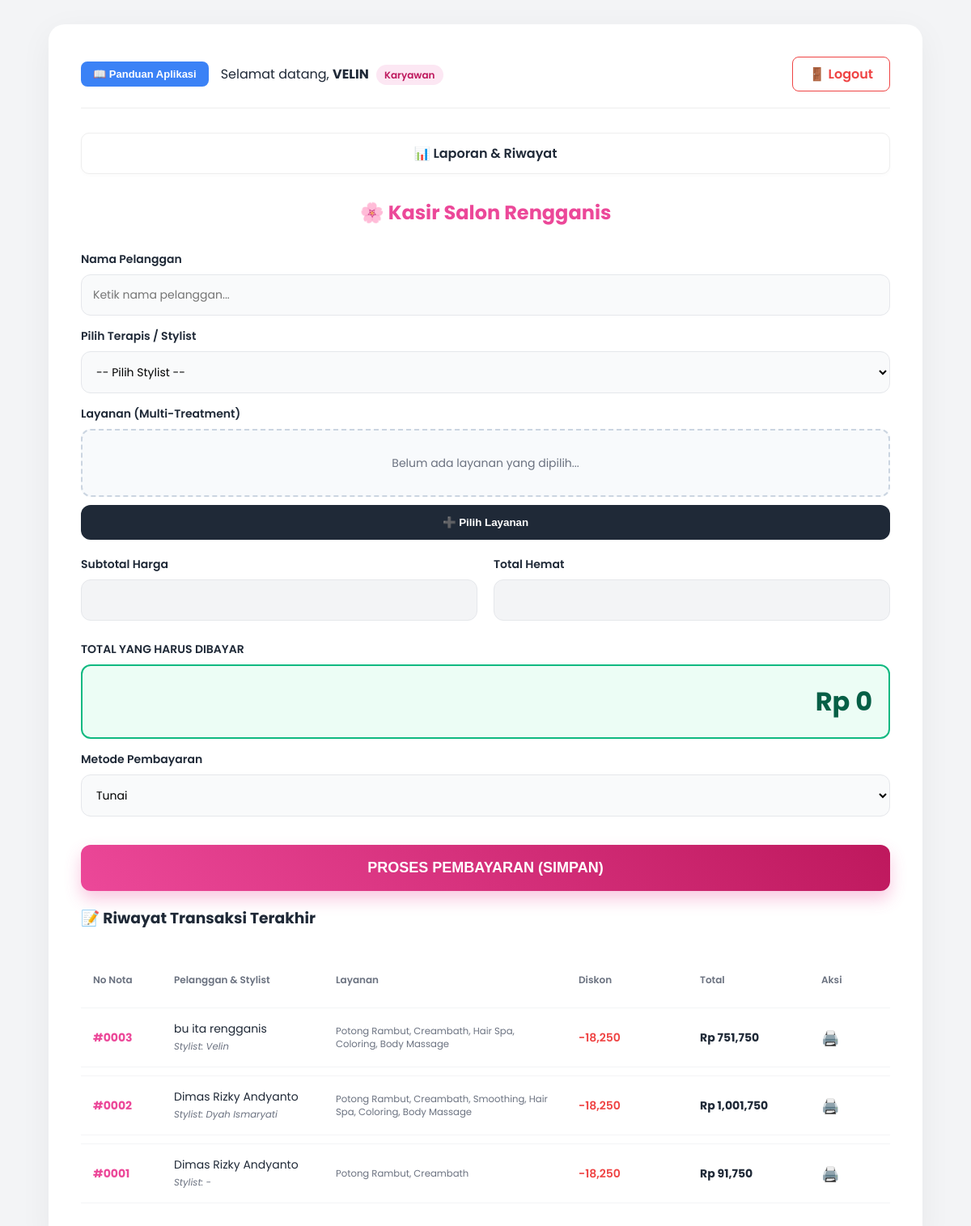
Page /index.php (signed in) on the committed database.
### tables this page shows
CREATE TABLE transaksi (
        id INTEGER PRIMARY KEY AUTOINCREMENT,
        tanggal DATE NOT NULL,
        jam TIME NOT NULL,
        nama_pelanggan TEXT,
        jenis_layanan TEXT NOT NULL,
        harga REAL NOT NULL,
        diskon REAL DEFAULT 0,
        total_bayar REAL NOT NULL,
        catatan TEXT
    , metode_pembayaran TEXT DEFAULT 'Tunai', no_nota INTEGER DEFAULT 0, terapis TEXT DEFAULT '-');

### index.php (the view, shortened to what this page needs)
<?php
$db_file = __DIR__ . '/salon.db';
try {
    $db = new PDO("sqlite:" . $db_file);
    $db->setAttribute(PDO::ATTR_ERRMODE, PDO::ERRMODE_EXCEPTION);
} catch (PDOException $e) {
    die("Gagal koneksi database: " . $e->getMessage());
}
try { $db->query("SELECT no_nota FROM transaksi LIMIT 1"); } catch (Exception $e) { $db->exec("ALTER TABLE transaksi ADD COLUMN no_nota INTEGER DEFAULT 0"); }
try { $db->query("SELECT terapis FROM transaksi LIMIT 1"); } catch (Exception $e) { $db->exec("ALTER TABLE transaksi ADD COLUMN terapis TEXT DEFAULT '-'"); }
$atribut_lock = (isset($_SESSION['role']) && $_SESSION['role'] == 'supervisor') ? "" : "readonly";
$opsi_metode = $db->query("SELECT * FROM master_metode");
$data_transaksi = $db->query("SELECT * FROM transaksi ORDER BY id DESC LIMIT 5");
?>
<!DOCTYPE html>
<html lang="id">
<head>
</head>
<body>
<div class="container">
    <div class="user-header">
        <div style="display: flex; align-items: center; gap: 15px;">
            <button class="btn-guide" onclick="toggleModal('modalGuide', true)">📖 Panduan Aplikasi</button>
            <div class="user-info">
                Selamat datang, <b><?= htmlspecialchars(strtoupper($_SESSION['nama'] ?? 'USER')) ?></b>
                <span class="role-badge"><?= ucfirst($_SESSION['role'] ?? 'Staff') ?></span>
            </div>
        </div>
        <a href="logout.php" class="btn-logout">🚪 Logout</a>
    </div>
    <div class="top-links">
        <a href="laporan.php" class="btn-link">📊 Laporan & Riwayat</a>
    </div>
    <h2>🌸 Kasir Salon Rengganis</h2>
    <form method="POST">
        <div class="form-group">
            <label>Nama Pelanggan</label>
            <input type="text" id="inputNama" name="nama" required autocomplete="off" placeholder="Ketik nama pelanggan...">
        </div>
        <div class="form-group">
            <label>Pilih Terapis / Stylist</label>
            <select name="terapis" required>
                <option value="">-- Pilih Stylist --</option>
            </select>
        </div>
        <div class="form-group">
            <label>Layanan (Multi-Treatment)</label>
            <div id="selectedServicesDisplay" class="selected-services-box"><span>Belum ada layanan yang dipilih...</span></div>
            <button type="button" id="btnPilihLayanan" class="btn-pilih" onclick="toggleModal('modalService', true)">➕ Pilih Layanan</button>
        </div>
        <div style="display: flex; gap: 20px; margin-top: 20px;">
            <div class="form-group" style="flex: 1;">
                <label>Subtotal Harga</label>
                <input type="number" name="harga_tampil" id="inputHarga" <?= $atribut_lock ?> onkeyup="manualEditHarga()">
            </div>
            <div class="form-group" style="flex: 1;">
                <label>Total Hemat</label>
                <input type="number" name="diskon_tampil" id="inputDiskon" readonly style="color: var(--danger); font-weight:600;">
            </div>
        </div>
        <div class="form-group" style="margin-top: 10px;">
            <label>TOTAL YANG HARUS DIBAYAR</label>
            <input type="text" id="inputTotal" readonly value="Rp 0">
        </div>
        <div class="form-group">
            <label>Metode Pembayaran</label>
            <select name="metode">
                <?php foreach($opsi_metode as $row): ?>
                    <option value="<?= $row['nama_metode'] ?>"><?= $row['nama_metode'] ?></option>
                <?php endforeach; ?>
            </select>
        </div>
        <button type="submit" name="simpan" class="btn-simpan">PROSES PEMBAYARAN (SIMPAN)</button>
    </form>
    <h3>📝 Riwayat Transaksi Terakhir</h3>
    <div style="overflow-x: auto;">
        <table>
            <thead>
                <tr>
                    <th width="10%">No Nota</th>
                    <th width="20%">Pelanggan & Stylist</th>
                    <th width="30%">Layanan</th>
                    <th width="15%">Diskon</th>
                    <th width="15%">Total</th>
                    <th width="10%">Aksi</th>
                </tr>
            </thead>
            <tbody>
                <?php foreach($data_transaksi as $row): ?>
                <tr>
                    <td style="font-weight: 700; color: var(--primary);">#<?= str_pad($row['no_nota'], 4, '0', STR_PAD_LEFT) ?></td>
                    <td>
                        <?= htmlspecialchars($row['nama_pelanggan']) ?><br>
                        <small style="color:#6b7280; font-style:italic;">Stylist: <?= htmlspecialchars($row['terapis'] ?? '-') ?></small>
                    </td>
                    <td>
                        <small style="color:#6b7280; line-height:1.4; display:block;">
                            <?= htmlspecialchars(str_replace(",", ", ", $row['jenis_layanan'])) ?>
                        </small>
                    </td>
                    <td style="color: var(--danger); font-weight:600;">
                        <?= ($row['diskon'] > 0) ? '-'.number_format($row['diskon']) : '-' ?>
                    </td>
                    <td style="font-weight: 700;">Rp <?= number_format($row['total_bayar']) ?></td>
                    <td>
                        <a href="index.php?cetak=<?= $row['id'] ?>" style="text-decoration: none; font-size:18px;">🖨️</a>
                    </td>
                </tr>
                <?php endforeach; ?>
            </tbody>
        </table>
    </div>
</div>
</body>
</html>

### index.php (style rules this page uses)
:root { --primary: #ec4899; --primary-dark: #be185d; --bg-body: #f3f4f6; --white: #ffffff; --text-dark: #1f2937; --text-light: #6b7280; --success: #10b981; --danger: #ef4444; --warning: #f59e0b; --info: #3b82f6; }
body { font-family: 'Poppins', sans-serif; background-color: var(--bg-body); padding: 30px; margin: 0; color: var(--text-dark); }
.container { max-width: 1000px; margin: 0 auto; background: var(--white); padding: 40px; border-radius: 20px; box-shadow: 0 10px 40px rgba(0,0,0,0.05); }
.user-header { display: flex; justify-content: space-between; align-items: center; margin-bottom: 30px; padding-bottom: 20px; border-bottom: 1px solid #eee; }
.role-badge { background: #fce7f3; color: var(--primary-dark); padding: 4px 10px; border-radius: 20px; font-size: 12px; font-weight: 600; margin-left: 5px; }
.btn-logout { color: var(--danger); text-decoration: none; font-weight: 600; border: 1px solid var(--danger); padding: 8px 20px; border-radius: 8px; transition: 0.3s; }
.btn-guide { background: var(--info); color: white; padding: 8px 15px; border-radius: 8px; text-decoration: none; font-weight: 600; font-size: 13px; display: flex; align-items: center; gap: 5px; cursor: pointer; border: none; }
.top-links { display: flex; gap: 15px; margin-bottom: 30px; }
.btn-link { flex: 1; text-align: center; text-decoration: none; color: var(--text-dark); font-weight: 600; background: #fff; border: 1px solid #eee; padding: 12px; border-radius: 10px; transition: 0.3s; box-shadow: 0 2px 5px rgba(0,0,0,0.02); }
h2 { text-align: center; color: var(--primary); font-weight: 700; margin-bottom: 30px; }
.form-group { margin-bottom: 15px; }
label { display: block; font-weight: 600; margin-bottom: 8px; font-size: 14px; }
input[type="text"], input[type="number"], select { width: 100%; padding: 14px; border: 1px solid #e5e7eb; border-radius: 12px; box-sizing: border-box; font-family: 'Poppins'; font-size: 14px; background: #f9fafb; }
input[readonly] { background-color: #f3f4f6; color: #9ca3af; cursor: not-allowed; }
.selected-services-box { border: 2px dashed #cbd5e1; background: #f8fafc; padding: 15px; border-radius: 12px; min-height: 50px; margin-top: 5px; font-size: 14px; color: var(--text-light); display: flex; align-items: center; justify-content: center; flex-wrap: wrap; gap: 5px; }
.btn-pilih { background: var(--text-dark); color: white; width: 100%; padding: 14px; margin-top: 10px; border-radius: 12px; border: none; font-weight: 600; cursor: pointer; }
#inputTotal { background-color: #ecfdf5; color: #065f46; font-size: 32px; font-weight: 700; border: 2px solid #10b981; height: auto; padding: 20px; text-align: right; }
.btn-simpan { width: 100%; padding: 18px; background: linear-gradient(45deg, #ec4899, #be185d); color: white; border: none; cursor: pointer; font-weight: 700; font-size: 18px; border-radius: 12px; margin-top: 20px; box-shadow: 0 10px 20px rgba(236, 72, 153, 0.3); }
table { width: 100%; border-collapse: separate; border-spacing: 0 10px; margin-top: 10px; }
th { text-align: left; padding: 15px; color: var(--text-light); font-size: 12px; font-weight: 600; }
td { background: white; padding: 15px; border-top: 1px solid #f3f4f6; border-bottom: 1px solid #f3f4f6; font-size: 14px; }

### rows in the picture
transaksi: no_nota "0003", nama_pelanggan "bu ita rengganis", terapis "Velin", jenis_layanan "Potong Rambut, Creambath, Hair Spa, Coloring, Body Massage", diskon "18,250", total_bayar "751,750"
transaksi: no_nota "0002", nama_pelanggan "Dimas Rizky Andyanto", terapis "Dyah Ismaryati", jenis_layanan "Potong Rambut, Creambath, Smoothing, Hair Spa, Coloring, Body Massage", diskon "18,250", total_bayar "1,001,750"
transaksi: no_nota "0001", nama_pelanggan "Dimas Rizky Andyanto", terapis "-", jenis_layanan "Potong Rambut, Creambath", diskon "18,250", total_bayar "91,750"

### other values in the picture
$_SESSION['nama'] "VELIN"
$_SESSION['role'] "Karyawan"
form field metode "Tunai"
